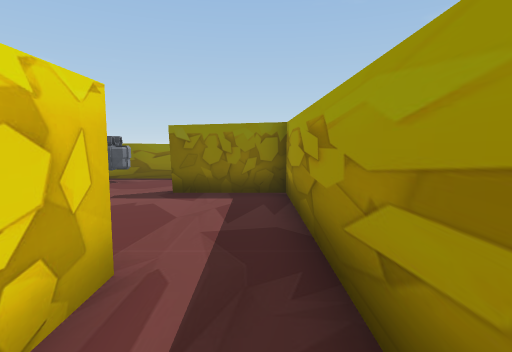
view 1 (above)

12 first-person views from a walk through a scene from a Unity 3-D project. The camera is 1.3 m above the floor, tilts 6° down and sees 80° across. The floor is counted in squares, 1 m on a side. Each view is taken from the middle of a square. On the plan, view 1 faces up. The plan holds only what a view shows up to about 14 squares ahead; the rest is blank. The place goes on beyond the plan. The player character is not drawn.

view 2
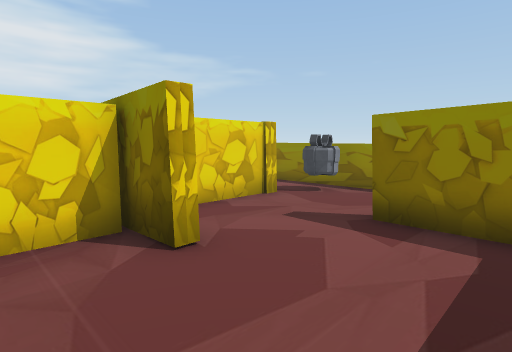

view 3
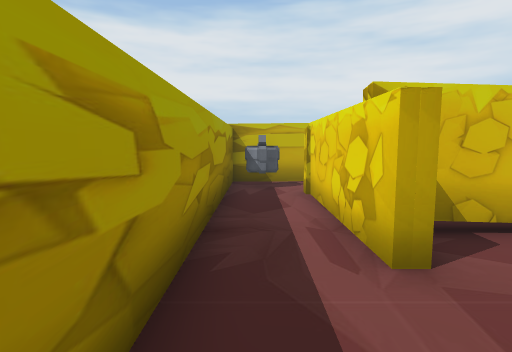

view 4
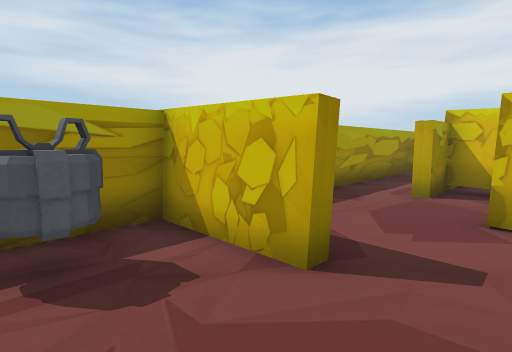

view 5
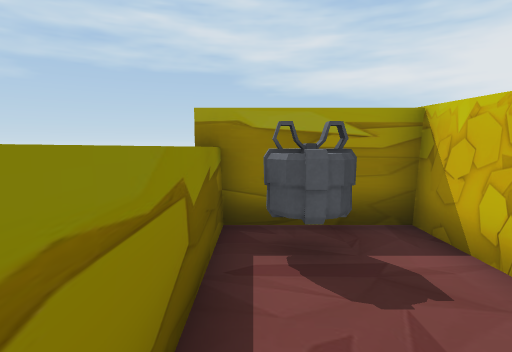

view 6
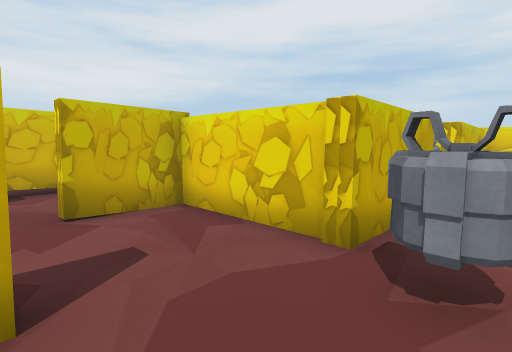

view 7
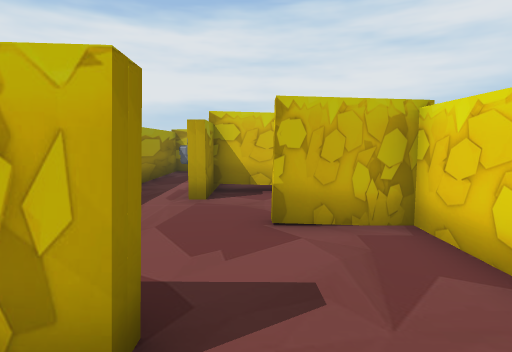

view 8
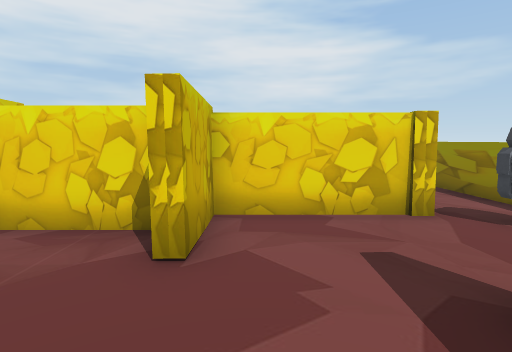

view 9
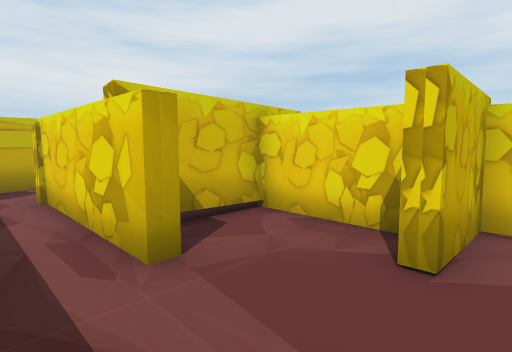

view 10
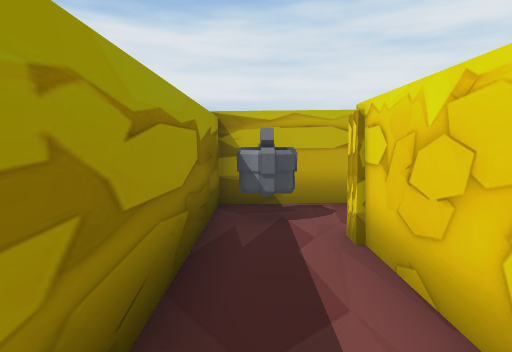

view 11
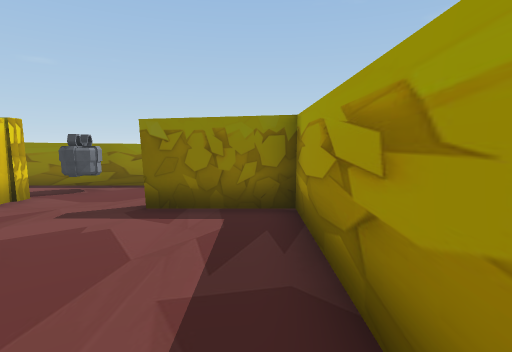

view 12
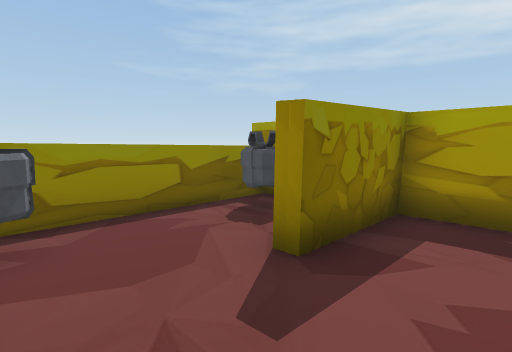

### Floor plan
Points are (right, up) in squares from view 1. A wall is a line through its corners. A room is listed if a view was taken in it or the views show most of it. See-through windows are left out.
Room 1 (views 1, 2, 3, 8, 9, 10, 11)
walls: (-3.3, 5.2) (-3.3, 4.8) (-5, 4.8); (-4.5, 4.8) (-4.5, 1.6) (-1.8, 1.6) (-1.8, 2.9) (-1.4, 2.9) (-1.4, -1.5); (0.8, -1.5) (0.8, 8) (-2.2, 8)
ways out: opening at (-3, 6.5) to room 2; opening at (0, -1)
Room 2 (views 4, 5, 6, 7, 12)
walls: (-2.2, 8) (-2.2, 8.4) (0.8, 8.4) (0.8, 12); (0.8, 11.6) (-8.6, 11.5); (-8.4, 9.2) (-5.5, 9.2) (-5.5, 5.2) (-3.3, 5.2)
ways out: opening at (-3, 6.5) to room 1
objects: other object (-5, 10) to (-4, 11); other object (-1, 10) to (0, 11)

Where each view was taken, in squares from view 1:
view 1: 0 up, 0 right, facing up
view 2: 3 up, 0 right, facing up-left
view 3: 6 up, 0 right, facing down
view 4: 11 up, 4 left, facing down-right
view 5: 11 up, 4 left, facing right
view 6: 11 up, 2 left, facing down-left
view 7: 10 up, 3 left, facing down
view 8: 6 up, 0 right, facing left
view 9: 6 up, 0 right, facing down-left
view 10: 2 up, 0 right, facing down
view 11: 2 up, 0 right, facing up
view 12: 6 up, 5 left, facing up-right
